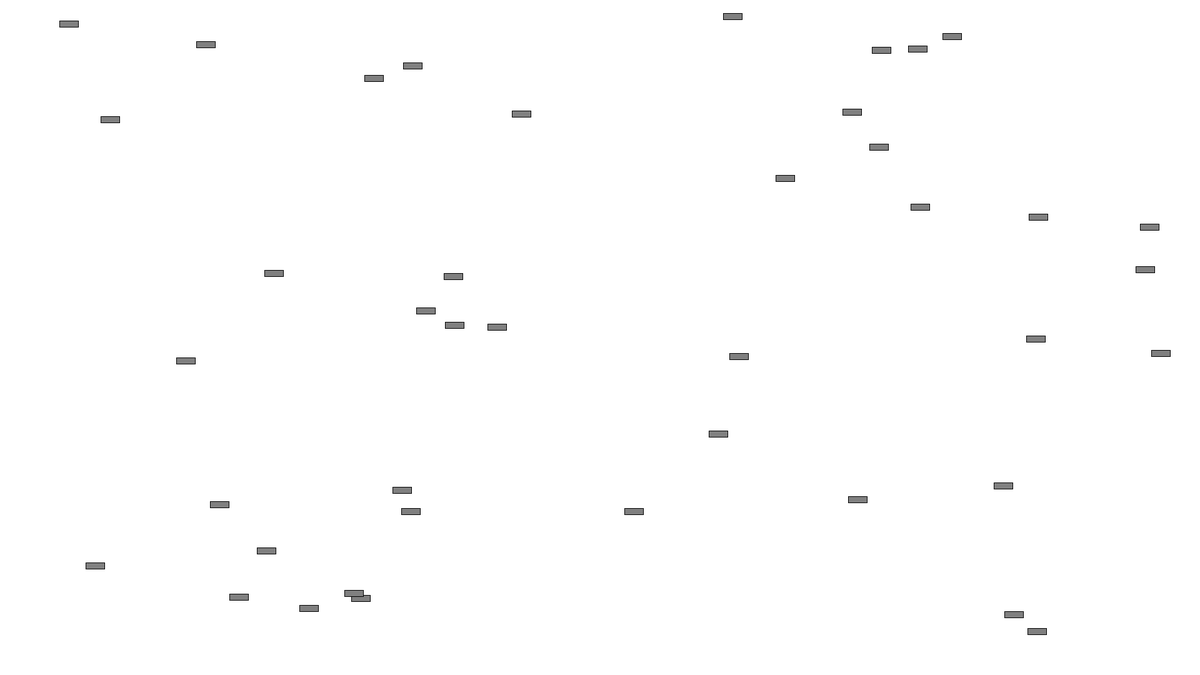
Frame 1 (no input)
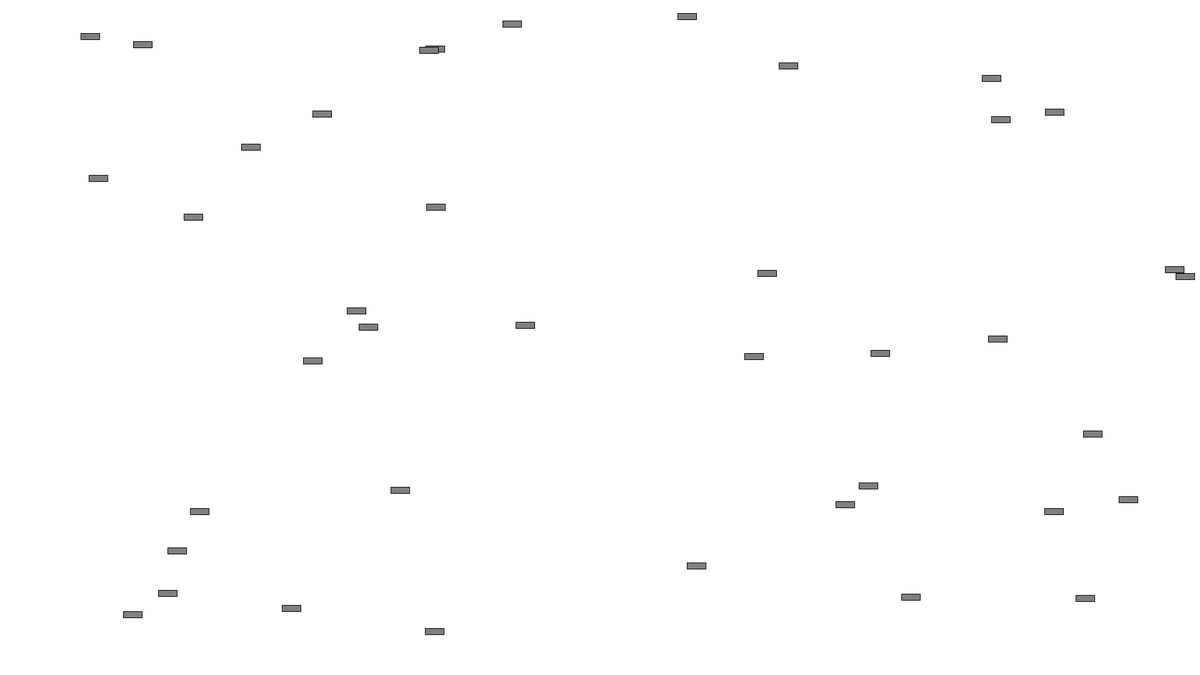
Frame 60 (the mouse pressed at the canvas centre just before this capture)
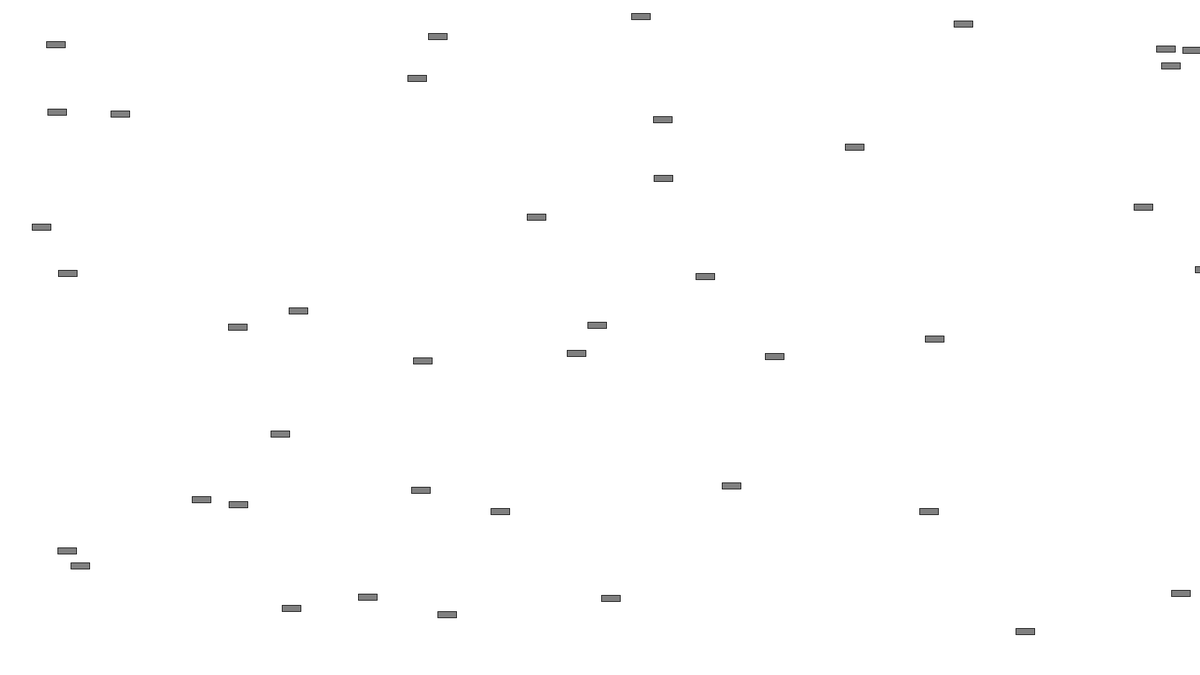
Frame 120 (the mouse held since frame 60 and released just before this capture)

The Processing sketch that drew these frames (run headless with seeded random() and noise(); from frame 60 on, the mouse is pressed at the canvas centre):

// Processing sketch: oop_car
// ── oop_car.pde

Car [] myCars= new Car[40];
Car myCar1;
Car myCar2;

void setup() {
  size(1920,1080);
  myCar1= new Car(128,random(width),random(height),random(50));
  for(int i=0; i<myCars. length;i++ ){
    myCars[i]=new Car(128,random(width),random(height),random(50));
    
  }
}

void draw() {
  background(255);
  myCar1.display();
  myCar1.drive();
 for(int i=0; i<myCars. length;i++ ){
   myCars[i].display();
   myCars[i].drive();
 }
   

  
  
  
}
// ── Car.pde
class Car {
  color c = color(0);
  float x ;
  float y ;
  float speed ;
  float left;
  Car(color tempC, float tempX, float tempY, float tempSpeed) {
    c = tempC;
    x = tempX;
    y = tempY;
    speed = tempSpeed;
    left=random(2);
  }
  void display() {
    fill(c);
    rect(x, y, 30, 10);
  }
  void drive() {
    if (left <=1) {
      x+= speed;
      if (x>width) {
        x=0;
      }
    } else {
      x -= speed;
      if (x<0) {
        x=width;
      }
    }
  }
}
